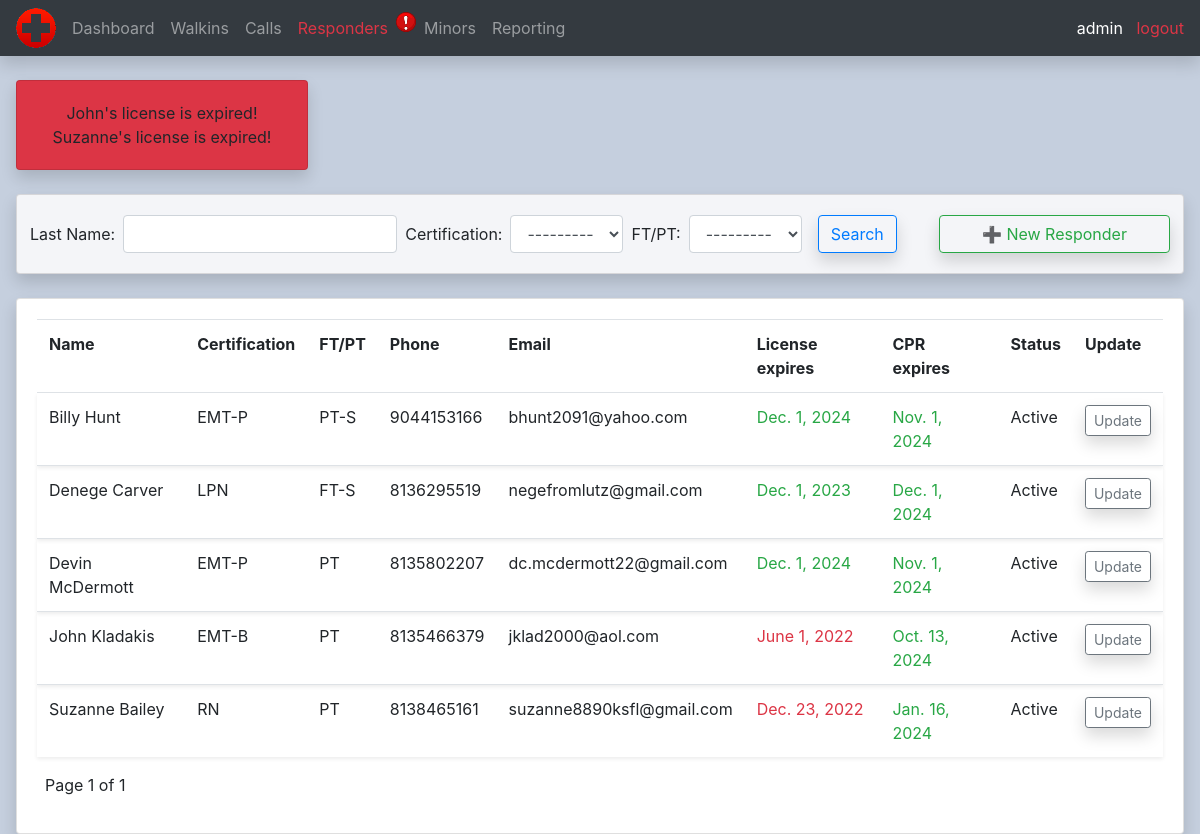
Before: /responders/ (signed in) with the older database file.
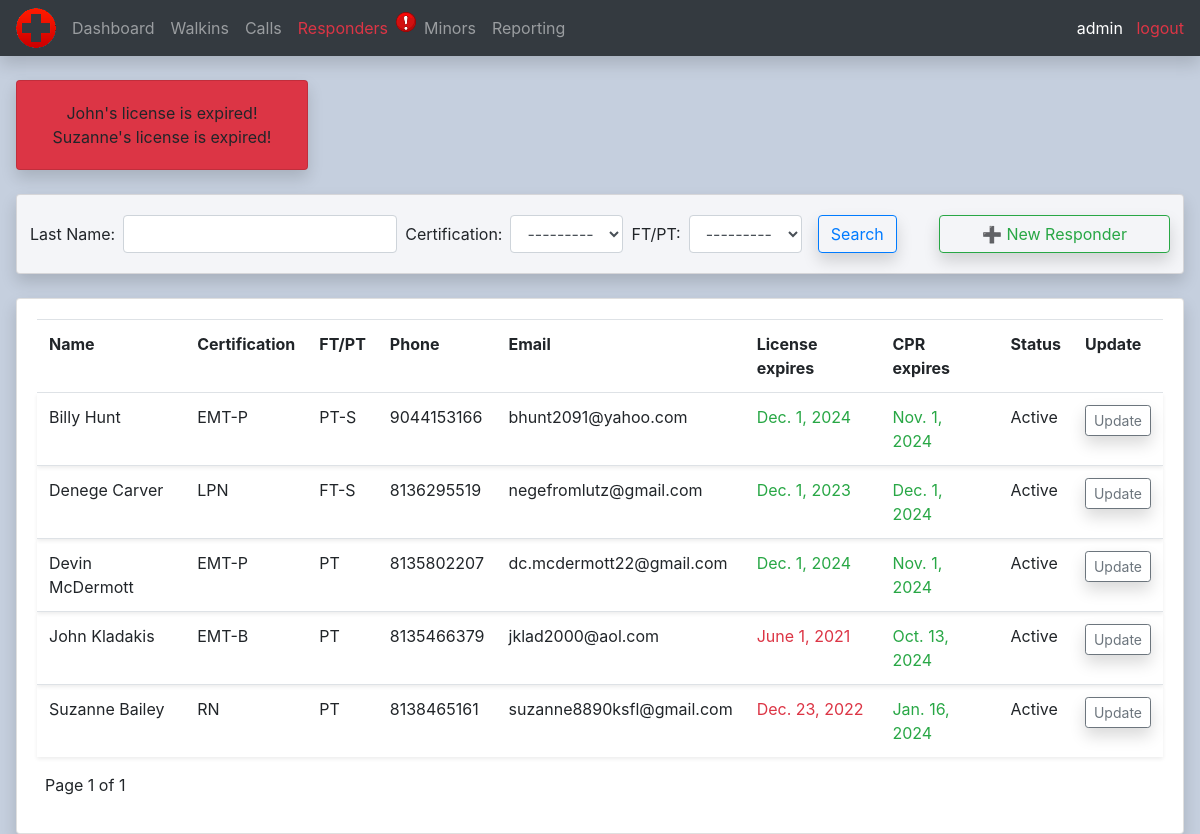
After: the same page with the newer database file.
### calls/models.py (models this page shows, shortened)
class Responder(models.Model):
    CERTIFICATIONS = (
        ('EMT-B', 'EMT-B'),
        ('EMT-P', 'EMT-P'),
        ('LPN', 'LPN'),
        ('RN', 'RN')
    )
    STATUS = (
        ('PT', 'PT'),
        ('PT-S', 'PT-S'),
        ('FT-S', 'FT-S')
    )
    firstname = models.CharField(max_length=200, null=True)
    lastname = models.CharField(max_length=200, null=True)
    certification = models.CharField(max_length=200, null=True, choices=CERTIFICATIONS)
    status = models.CharField(max_length=200, null=True, choices=STATUS)
    phone = models.CharField(max_length=200, null=True)
    email = models.EmailField(null=True)
    license_scan = models.ImageField(null=True, blank=True)
    license_expiration = models.DateField(null=True, blank=True)
    cpr_scan = models.ImageField(null=True, blank=True)
    cpr_expiration = models.DateField(null=True, blank=True)
    active = models.BooleanField(default=True, null=True)

### calls/decorators.py (the view)
        def wrapper_func(request, *args, **kwargs):
            group = None
            if request.user.groups.exists():
                group = request.user.groups.all()[0].name
            if group in allowed_roles:
                return view_func(request, *args, **kwargs)
            else:
                return HttpResponse('You are not authorized to view this page')

### calls/templates/calls/all_responders.html (shortened to what this page needs)
{%  extends 'calls/main.html' %}
{% block content %}
<br>
<div class="row">
	<div class="col-md ml-3 mr-3">
		{% if expired_licenses %}
		<div class="card card-body bg-danger w-25 shadow">
			{% for name in expired_licenses%}
				<div class="row ml-auto mr-auto">
					{{ name }}'s license is expired!
				</div>
			{% endfor %}
		</div>
		<br>
		{% endif %}
		<div class="card card-body gray shadow">
			<div class="row">
				<form method="get" class="form-inline ml-2">
					{{ responderFilter.form }}
					<button class="btn btn-outline-primary ml-2 shadow" type="submit">Search</button>
				</form>
				<a class="btn btn-outline-success btn-block ml-auto mr-2 shadow" id="new_responder_btn" href="{% url 'new_responder' %}">➕ New Responder</a>
			</div>
		</div>
		<br>
		<div class="card card-body shadow">
			<table class="table">
				<tr>
					<th>Name</th>
					<th>Certification</th>
					<th>FT/PT</th>
					<th>Phone</th>
					<th>Email</th>
					<th>License expires</th>
					<th>CPR expires</th>
					<th>Status</th>
					<th>Update</th>
				</tr>
				{% for responder in responders %}
					<tr class="shadow-sm">
						<td>{{ responder.firstname }} {{ responder.lastname }}</td>
						<td>{{ responder.certification }}</td>
						<td>{{ responder.status }}</td>
						<td>{{ responder.phone }}</td>
						<td>{{ responder.email }}</td>
						<td class="text-success {% if responder.license_expiration <= today.date %}text-danger{% elif responder.license_expiration < time_threshold.date %}text-warning{% endif %}">{{ responder.license_expiration }}</td>
						<td class="text-success {% if responder.cpr_expiration <= today.date %}text-danger{% elif responder.cpr_expiration < time_threshold.date %}text-warning{% endif %}">{{ responder.cpr_expiration }}</td>
						{% if responder.active == True %}
							<td>Active</td>
						{% endif %}
						<td><a method="POST" class="btn btn-sm btn-outline-secondary shadow" id="on_scene_btn" href="{% url 'update_responder' responder.id %}">Update</a></td>
					</tr>
				{% endfor %}
			</table>
			<div class="row ml-2">
				<p>Page {{ page_obj.number }} of {{ page_obj.paginator.num_pages}}</p>
			</div>
		</div>
	</div>
</div>
{% endblock content %}

Changed rows visible on the page:
changed Responder "John": license_expiration "June 1, 2022" → "June 1, 2021"
